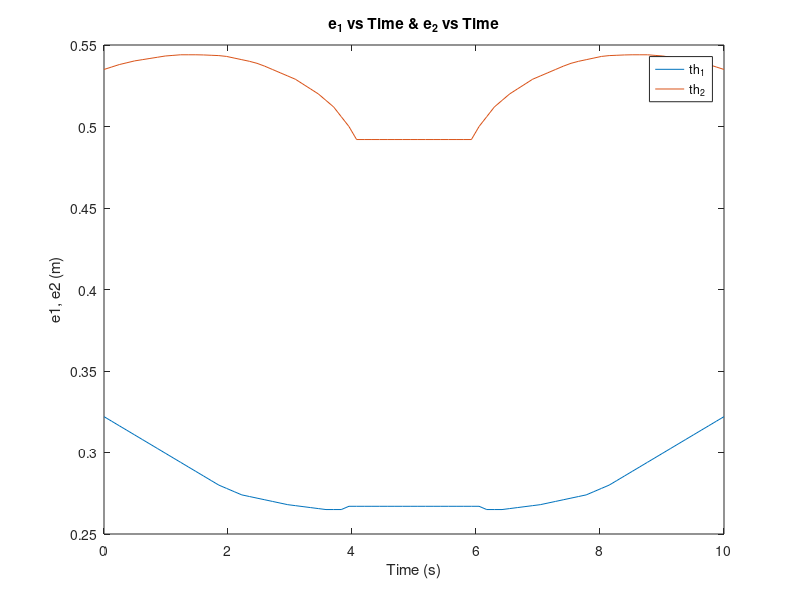
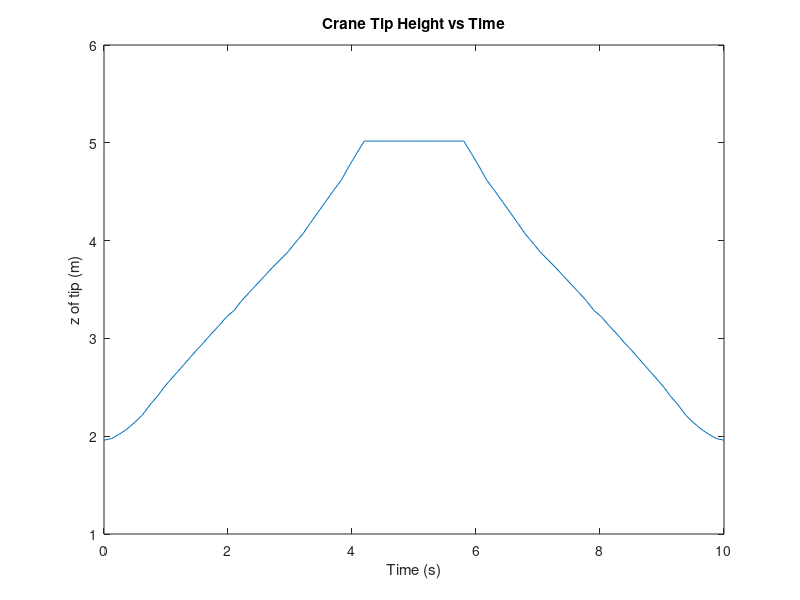
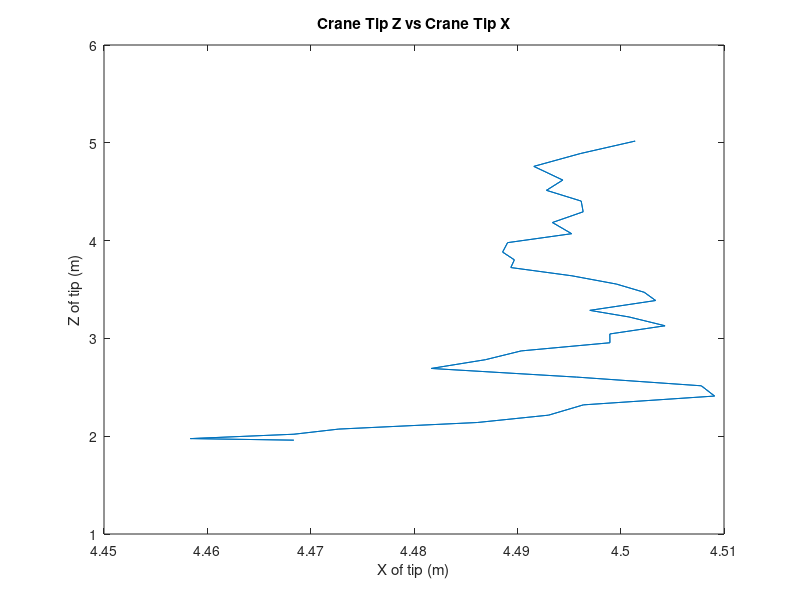
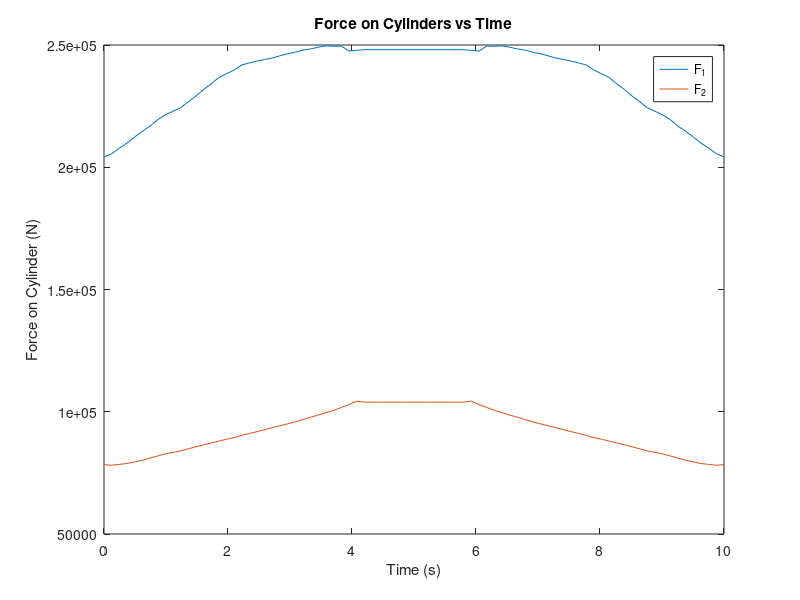

Recreate these plots in MATLAB, in order. (Note: this script raises an error after producing the figures.)
%Normalised piston velocities [-]
v_p01 = [0 0.13 0.26 0.4 0.386 0.372 0.358 0.344 0.33 0.316 0.302 0.288 0.274 0.26 0.246 0.232 0.218 0.204 0.19 0.176 0.162 0.148 0.134 0.12 0.106 0.092 0.078 0.064 0.05 0.036 0.022 0.008 0 0 0 0 0 0 0 0 0];
v_p02 = [0 -0.1 -0.2 -0.2 -0.2 -0.2 -0.2 -0.2 -0.2 -0.2 -0.16 -0.12 -0.08 -0.04 0 0.04 0.08 0.12 0.16 0.2 0.24 0.28 0.32 0.36 0.4 0.44 0.48 0.52 0.56 0.6 0.64 0.68 0.72 0.76 0.8 0.5333333333 0.26666667 0 0 0 0];

%Lever arms [m]
e_1 = [0.322 0.3192 0.3164 0.3136 0.3108 0.308 0.3052 0.3024 0.2996 0.2968 0.294 0.2912 0.2884 0.2856 0.2828 0.28 0.278 0.276 0.274 0.273 0.272 0.271 0.27 0.269 0.268 0.2674 0.2668 0.2662 0.2656 0.265 0.265 0.265 0.267 0.267 0.267 0.267 0.267 0.267 0.267 0.267 0.267];
e_2 = [0.535 0.5365 0.538 0.539125 0.54025 0.541 0.54175 0.5425 0.54325 0.543625 0.544 0.544 0.544 0.5439 0.5437 0.5435 0.543 0.542 0.541 0.54 0.53875 0.537 0.535 0.533 0.531 0.529 0.526 0.523 0.52 0.516 0.512 0.506 0.5 0.492 0.492 0.492 0.492 0.492 0.492 0.492 0.492];

%Angles [rad]
th_1 = [0.55 0.56 0.57 0.585 0.6 0.62 0.65 0.67 0.7 0.73 0.76 0.78 0.8 0.815 0.835 0.85 0.87 0.885 0.9 0.915 0.93 0.945 0.96 0.97 0.98 0.99 0.995 1.005 1.01 1.015 1.02 1.02 1.02 1.012 1 1 1 1 1 1 1];
th_2 = [-0.62 -0.62 -0.61 -0.6 -0.585 -0.57 -0.55 -0.53 -0.51 -0.495 -0.48 -0.46 -0.44 -0.42 -0.4 -0.38 -0.36 -0.345 -0.32 -0.3 -0.28 -0.26 -0.24 -0.22 -0.2 -0.175 -0.15 -0.12 -0.09 -0.06 -0.03 0 0.04 0.08 0.12 0.12 0.12 0.12 0.12 0.12 0.12];

% Add mirrored movement to vectors
v_p01 = [v_p01 -fliplr(v_p01)];
v_p02 = [v_p02 -fliplr(v_p02)];
e_1 = [e_1 fliplr(e_1)];
e_2 = [e_2 fliplr(e_2)];
th_1 = [th_1 fliplr(th_1)];
th_2 = [th_2 fliplr(th_2)];

%Base height [m]
L_0 = 3;

%Worst case scenarios

%% Cylinder 1
th_1_wc_cyl1 = 1.2; 
th_2_wc_cyl1 = 0.0; 
e_1_wc_cyl1 = 0.14; 
e_2_wc_cyl1 = 0.57; 

%% Cylinder 2
th_1_wc_cyl2 = 0.35; 
th_2_wc_cyl2 = 0.0; 
e_1_wc_cyl2 = 0.48; 
e_2_wc_cyl2 = 0.17; 

%Group-specific values
M_tmax = 1800;
q_rwc = 0.9;
M_t = 1500;
L_1 = 1.9;
L_2 = 3.5;
v_p0 = 0.13;
t_0 = 10;
P_smax = 30000000;
eta_c = 0.94;

% Constants and Time

g = 9.81;
time = linspace(0,t_0,length(e_1));

%De-normalise velocity

v_p1 = v_p0*v_p01;
v_p2 = v_p0*v_p02;

time = linspace(0,t_0,length(e_1));

% Task 1.a

figure(1);

plot(time,e_1);
hold on
plot(time,e_2);

legend("th_1","th_2")
xlabel("Time (s)")
ylabel("e1, e2 (m)")
title("e_1 vs Time & e_2 vs Time")

az = L_1 * sin(th_1);
ax = L_1 * cos(th_1);
bz = L_2 * sin(th_2) + az + 3;
bx = L_2 * cos(th_2) + ax;

figure(2);
plot(time,bz);
xlabel("Time (s)")
ylabel("z of tip (m)")
title("Crane Tip Height vs Time")

figure(3);
plot(bx,bz);
xlabel("X of tip (m)")
ylabel("Z of tip (m)")
title("Crane Tip Z vs Crane Tip X")


%% Task 1.b

F_1 = M_t*g*(L_1*cos(th_1)+L_2*cos(th_2))./e_1;
F_2 = M_t*g*L_2*cos(th_2)./e_2;

figure(4);
plot(time,F_1);
hold on
plot(time,F_2);
title("Force on Cylinders vs Time");
ylabel("Force on Cylinder (N)");
xlabel("Time (s)");
legend("F_1","F_2");

%% Task 2.a

F_wc_1 = M_tmax*g*(L_1*cos(th_1_wc_cyl1)+L_2*cos(th_2_wc_cyl1))./e_1_wc_cyl1; %%I put max of e_1 before, so now it's bigger, but more correct
F_wc_2 = M_tmax*g*L_2*cos(th_2_wc_cyl2)./e_2_wc_cyl2; %% I put max of e_2 before, so now it's bigger, but more correct.

delta_p = P_smax-1000000;

D_1 = sqrt(4*F_wc_1/(pi*eta_c*delta_p)); %%0.1142 meters
D_2 = sqrt(4*F_wc_2/(pi*eta_c*delta_p)); %%0.077 meters

%{
I think we should consider a smaller area on the rod since, ad 0.5A_H
This would increase the required diameter, and would be more physically correct
The chosen cylinders would change but they exist so I should be fine
%}

close all

% Task 2.b

%{
https://www.boschrexroth.com/en/gb/p/hydraulic-cylinder-r900999033/ 
17 We've chosen a CGH3 type hydraulic cylinder with 125mm diameter for the first cylinder,
and an 80mm bore diameter CGH3 cylinder for the second cylinder.
%}

%{
I would calculate the area ratio just to make sure we are within the conditions
We can also check from the datasheet if we are below the maximum stroke velocity during the drive cycle
%}

v_max_1 = 0.09*ones(length(time),1); %we haven't chosen this value yet
v_max_2 = 0.16*ones(length(time),1); %we haven't chosen this value yet

figure(5);
plot(time,v_max_1);
hold on
plot(time,v_p1);
plot(time,v_max_2);
plot(time,v_p2);
legend("Max Stroke Speed: Cylinder 1","Stroke Speed (Magnitude): Cylinder 1","Max Stroke Speed: Cylinder 2","Stroke Speed (Magnitude): Cylinder 2");
xlabel("Time (s)");
ylabel("Velocity (m/s)");
title("Magnitude of Velocity vs Time")

% Task 3.a

F_dc1 = M_t*g*(L_1*cos(th_1)+L_2*cos(th_2))./e_1; 
F_dc2 = M_t*g*(L_2*cos(th_2))./e_2;

%{
figure(6);
plot(time,F_dc1);
hold on
plot(time,F_dc2);
title("Force in drive cycle vs Time");
ylabel("Force (N)");
xlabel("Time (s)");
legend("Cylinder 1: Drive-cycle Forces","Cylinder 2: Drive-cycle Forces")
%}

A_p1 = 0.04908;
A_r1 = 0.02364;


pump = (F_dc1.*v_p1 > 0);
motor = (F_dc1.*v_p1 < 0);
p1_cyl1 = F_dc1/(eta_c*A_p1) - (1000000*A_r1)/A_p1;
p2_cyl1 = 1000000*ones(1,length(time));

p1_cyl2 = F_dc2/(eta_c*A_p1) - (1000000*A_r1)/A_p1;
p2_cyl2 = p2_cyl1;

p_pump

p_pump = p1_cyl1+p1_cyl2;

close all

figure(7);
plot(time,p1_cyl1);
hold on
plot(time,p2_cyl1);
plot(time,p1_cyl2);
plot(time,p2_cyl2);
plot(time,p_pump);
plot(time,P_smax*ones(1,length(time)));
ylim([5e+05 35e+06]);
